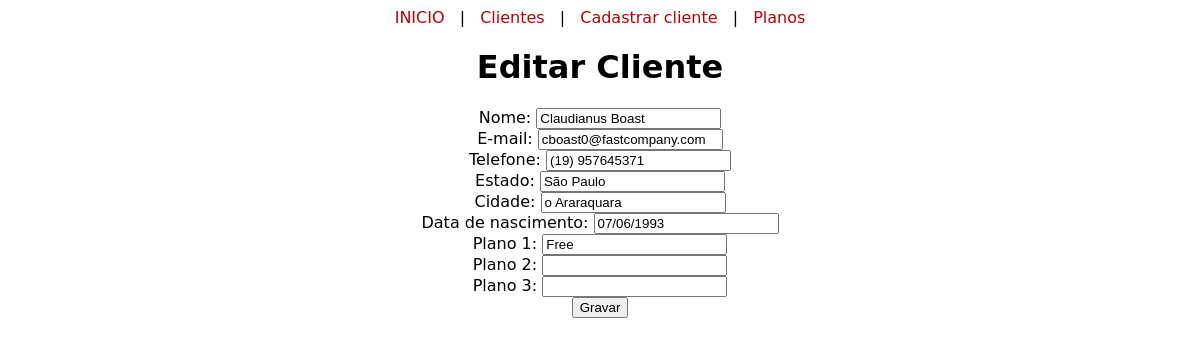
/editar-cliente.php?id=1, run on the app's committed database.
### tables this page shows
CREATE TABLE `clientes` (
  `id` int(11) NOT NULL AUTO_INCREMENT,
  `nome` varchar(50) NOT NULL,
  `email` varchar(50) NOT NULL,
  `telefone` varchar(16) NOT NULL,
  `estado` varchar(20) NOT NULL,
  `cidade` varchar(50) NOT NULL,
  `data_nasc` varchar(10) NOT NULL,
  `plano1` varchar(20) NOT NULL,
  `plano2` varchar(20) DEFAULT NULL,
  `plano3` varchar(20) DEFAULT NULL,
  PRIMARY KEY (`id`)
);

### editar-cliente.php (the view, shortened to what this page needs)
<!DOCTYPE html>
<html>
	<?php
		require('conexao.php');
		include('cabecalho.php');
	?>
	<head>
		<link rel="stylesheet" href="style/style.css">
	</head>
	<body>
	<center><h1>Editar Cliente</h1></center>
		<?php
			$id = $_GET["id"];
			$sql = "SELECT * from clientes WHERE id = '{$id}'";
			$rs = mysqli_query($conexao,$sql);
			$dados = mysqli_fetch_array($rs) or die(mysqli_error($conexao));
			$nome = $dados["nome"];
			$email = $dados["email"];
			$telefone = $dados["telefone"];
			$estado = $dados["estado"];
			$cidade = $dados["cidade"];
			$data_nasc = $dados["data_nasc"];
			$plano1 = $dados["plano1"];
			$plano2 = $dados["plano2"];
			$plano3 = $dados["plano3"];
		?>
	<center><form action="atualizar-cliente.php" method="post">
		<div>Nome: 		<input name="nome" type="text" value="<?=$nome?>"></div>
		<div>E-mail: 	<input name="email" type="text" value="<?=$email?>"></div>
		<div>Telefone: 	<input name="telefone" type="text" value="<?=$telefone?>"></div>
		<div>Estado: 	<input name="estado" type="text" value="<?=$estado?>"></div>
		<div>Cidade: 	<input name="cidade" type="text" value="<?=$cidade?>"></div>
		<div>Data de nascimento: <input name="data_nasc" type="text" value="<?=$data_nasc?>"></div>
		<div>Plano 1: 	<input name="plano1" type="text" value="<?=$plano1?>"></div>
		<div>Plano 2: 	<input name="plano2" type="text" value="<?=$plano2?>"></div>
		<div>Plano 3: 	<input name="plano3" type="text" value="<?=$plano3?>"></div>
		<div><input type="submit" value="Gravar"></div>
		</center>
	</body>
</html>

### style/style.css (style rules this page uses)
body { background-image: url(C:/xampp/htdocs/crud/imagem/fundo.jpeg); font-family: "Lucida Grande", "Lucida Sans Unicode", "Lucida Sans", "DejaVu Sans", Verdana, "sans-serif"; }

### data on the page
clientes: nome "Claudianus Boast", email "cboast0@fastcompany.com", telefone "(19) 957645371", estado "São Paulo", cidade "o Araraquara", data_nasc "07/06/1993", plano1 "Free"
